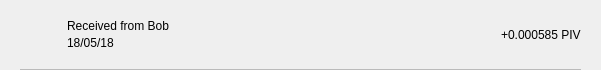
<?xml version="1.0" encoding="UTF-8"?>
<ui version="4.0">
 <class>TxRow</class>
 <widget class="QWidget" name="TxRow">
  <property name="geometry">
   <rect>
    <x>0</x>
    <y>0</y>
    <width>601</width>
    <height>70</height>
   </rect>
  </property>
  <property name="minimumSize">
   <size>
    <width>0</width>
    <height>40</height>
   </size>
  </property>
  <property name="windowTitle">
   <string>Form</string>
  </property>
  <layout class="QVBoxLayout" name="verticalLayout_3">
   <property name="spacing">
    <number>0</number>
   </property>
   <property name="leftMargin">
    <number>0</number>
   </property>
   <property name="topMargin">
    <number>0</number>
   </property>
   <property name="rightMargin">
    <number>0</number>
   </property>
   <property name="bottomMargin">
    <number>0</number>
   </property>
   <item>
    <widget class="QWidget" name="rowContainer" native="true">
     <layout class="QVBoxLayout" name="verticalLayout_2">
      <property name="spacing">
       <number>9</number>
      </property>
      <property name="leftMargin">
       <number>20</number>
      </property>
      <property name="topMargin">
       <number>9</number>
      </property>
      <property name="rightMargin">
       <number>20</number>
      </property>
      <property name="bottomMargin">
       <number>0</number>
      </property>
      <item>
       <widget class="QFrame" name="frame">
        <property name="styleSheet">
         <string notr="true">border:none;</string>
        </property>
        <property name="frameShape">
         <enum>QFrame::StyledPanel</enum>
        </property>
        <property name="frameShadow">
         <enum>QFrame::Raised</enum>
        </property>
        <layout class="QHBoxLayout" name="horizontalLayout" stretch="0,2,0">
         <property name="leftMargin">
          <number>0</number>
         </property>
         <property name="topMargin">
          <number>0</number>
         </property>
         <property name="rightMargin">
          <number>0</number>
         </property>
         <property name="bottomMargin">
          <number>0</number>
         </property>
         <item>
          <widget class="QPushButton" name="icon">
           <property name="styleSheet">
            <string notr="true">border:none;</string>
           </property>
           <property name="text">
            <string/>
           </property>
           <property name="iconSize">
            <size>
             <width>28</width>
             <height>28</height>
            </size>
           </property>
          </widget>
         </item>
         <item>
          <layout class="QVBoxLayout" name="verticalLayout">
           <property name="spacing">
            <number>3</number>
           </property>
           <property name="leftMargin">
            <number>9</number>
           </property>
           <item>
            <widget class="QLabel" name="lblAddress">
             <property name="styleSheet">
              <string notr="true"/>
             </property>
             <property name="text">
              <string>Received from Bob</string>
             </property>
             <property name="alignment">
              <set>Qt::AlignBottom|Qt::AlignLeading|Qt::AlignLeft</set>
             </property>
            </widget>
           </item>
           <item>
            <widget class="QLabel" name="lblDate">
             <property name="styleSheet">
              <string notr="true"/>
             </property>
             <property name="text">
              <string>18/05/18</string>
             </property>
             <property name="alignment">
              <set>Qt::AlignLeading|Qt::AlignLeft|Qt::AlignTop</set>
             </property>
            </widget>
           </item>
          </layout>
         </item>
         <item>
          <widget class="QLabel" name="lblAmount">
           <property name="styleSheet">
            <string notr="true"/>
           </property>
           <property name="text">
            <string>+0.000585 PIV</string>
           </property>
          </widget>
         </item>
        </layout>
       </widget>
      </item>
      <item>
       <widget class="QLabel" name="lblDivisory">
        <property name="minimumSize">
         <size>
          <width>0</width>
          <height>1</height>
         </size>
        </property>
        <property name="maximumSize">
         <size>
          <width>16777215</width>
          <height>1</height>
         </size>
        </property>
        <property name="styleSheet">
         <string notr="true">background-color:#bababa;</string>
        </property>
        <property name="text">
         <string/>
        </property>
        <property name="alignment">
         <set>Qt::AlignBottom|Qt::AlignLeading|Qt::AlignLeft</set>
        </property>
       </widget>
      </item>
     </layout>
    </widget>
   </item>
  </layout>
 </widget>
 <resources/>
 <connections/>
</ui>
